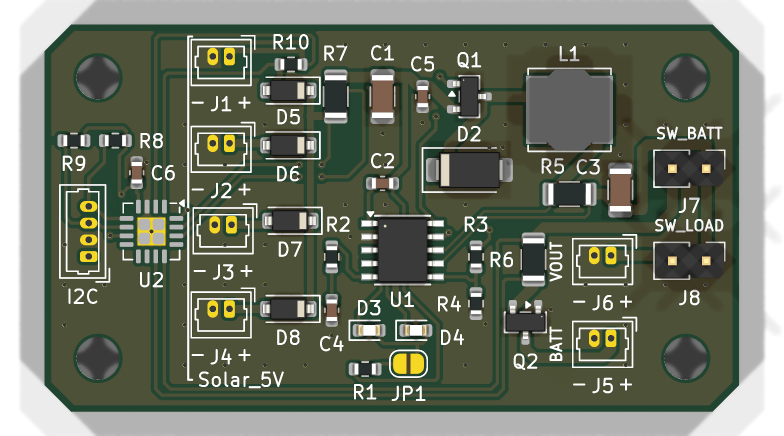
#> input picture docs/images/pcb-top.png, 1568 x 872 px, found by its file name (shown at 1/2 size)
$ python make-diagram.py
#> lines starting #> are read from the running program, lines starting #| are printed output that depends on the picture; after the words box and inside, x2 and y2 are one past the last pixel; in counts of white or black regions, pixels touching at a corner belong together
# SPDX-License-Identifier: MIT
# Draws docs/images/wiring-diagram.png: the board render with a callout per connector and the
# parts of a SNAP-style solar mesh node wired to them, in the style of the SNAP component map.
# Run with KiCad's Python (has Pillow + numpy) from the repo root, after refreshing pcb-top.png:
#   "C:\Program Files\KiCad\10.0\bin\python.exe" tools/make-diagram.py
import numpy as np
from PIL import Image, ImageDraw, ImageFont

W, H = 2000, 1580
BG = (13, 17, 23)
INK = (230, 237, 243)
DIM = (139, 148, 158)
CYAN, MAGENTA, YELLOW = (0, 229, 255), (255, 64, 200), (255, 214, 0)
ORANGE, GREEN, RED, BLUE = (255, 150, 40), (63, 230, 100), (255, 82, 82), (90, 160, 255)

FONTS = "C:/Windows/Fonts/"
title_font = ImageFont.truetype(FONTS + "seguibl.ttf", 58)
sub_font = ImageFont.truetype(FONTS + "consola.ttf", 22)
box_title = ImageFont.truetype(FONTS + "consolab.ttf", 23)
box_sub = ImageFont.truetype(FONTS + "consola.ttf", 17)
small = ImageFont.truetype(FONTS + "consola.ttf", 16)

BOARD_W_MM, BOARD_H_MM = 52.0, 29.0
# Mechanical data for the dimension drawing (W, H, CHAMFER, HOLE_INSET in tools/place-pcb.py)
CHAMFER_MM, HOLE_INSET_MM, HOLE_DIA_MM = 2.0, 4.0, 3.2
# Connector body centres in board mm (from tools/place-pcb.py PLACEMENT)
CONN = {
    "J1": (13.25, 2.85), "J2": (13.25, 9.35), "J3": (13.4, 15.45), "J4": (13.25, 21.75),
    "J7": (48.27, 10.8), "J8": (48.27, 17.7), "J6": (41.8, 17.3), "J5": (41.8, 23.5),
    "J9": (3.3, 15.5),
}

img = Image.new("RGB", (W, H), BG)
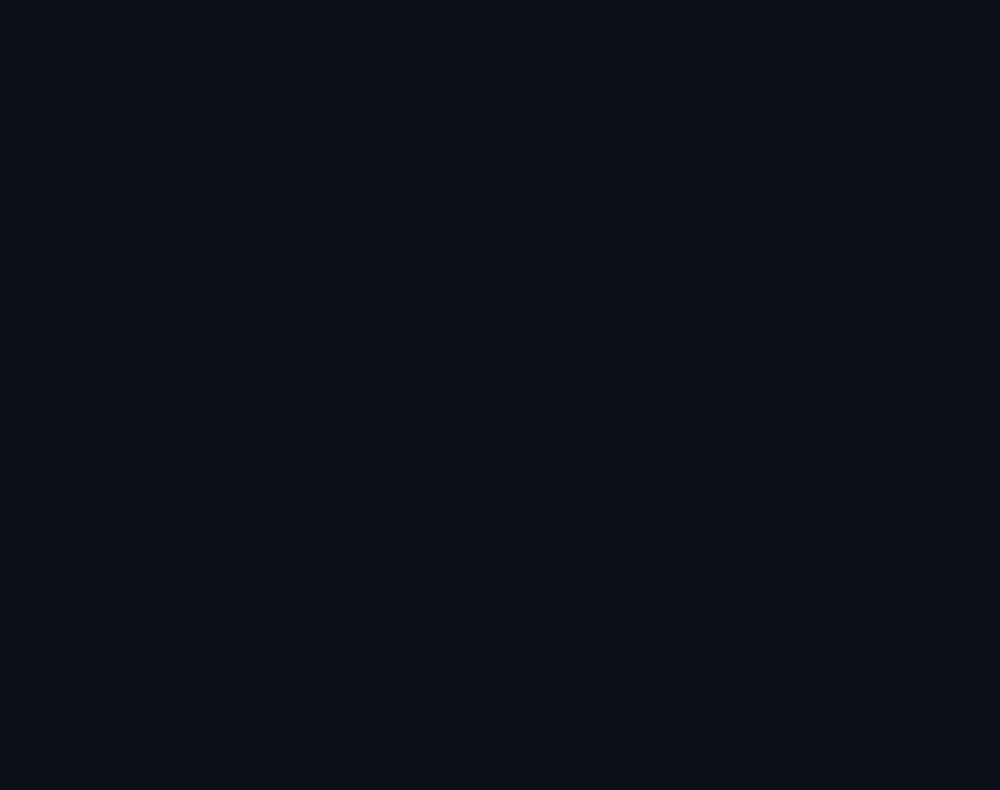
#> img: PIL image 2000x1580 RGB (shown at 1/2 size); mean R, G, B 13, 17, 23
d = ImageDraw.Draw(img)

# Title, in the style of the SNAP component map
d.text((70, 38), "SOLAR NODE  //  CHARGE MODULE", font=title_font, fill=INK)
d.line((70, 112, 980, 112), fill=CYAN, width=4)
d.text((70, 124), "v1.1 · CN3791 MPPT · INA3221 · 4 × Micro JST 1.25 solar in · 2.54mm switch headers · drop-in for SNAP v1.2",
       font=sub_font, fill=MAGENTA)

# Board render: crop to the board itself (non-transparent, non-shadow pixels)
render = Image.open("docs/images/pcb-top.png").convert("RGBA")
#> render is the input picture: PIL image 1568x872 RGBA; mean R, G, B, A 63.1, 69.8, 53.8, 208.7
a = np.asarray(render)
board_px = (a[:, :, 3] > 200) & (a[:, :, 1] > a[:, :, 0] + 8)  # opaque and green-dominant
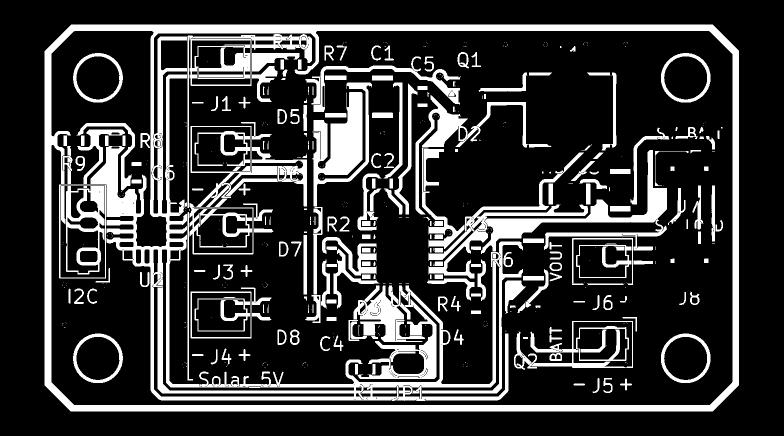
#> board_px: shape (872, 1568) bool (shown at 1/2 size); 20.7% white; 510 white regions (270 under 20 px), largest, box (x1, y1, x2, y2) and area: (89, 49, 1478, 823) 126088, (857, 300, 1334, 557) 21075, (625, 165, 744, 413) 13503
ys, xs = np.nonzero(board_px)
board = render.crop((xs.min(), ys.min(), xs.max() + 1, ys.max() + 1))
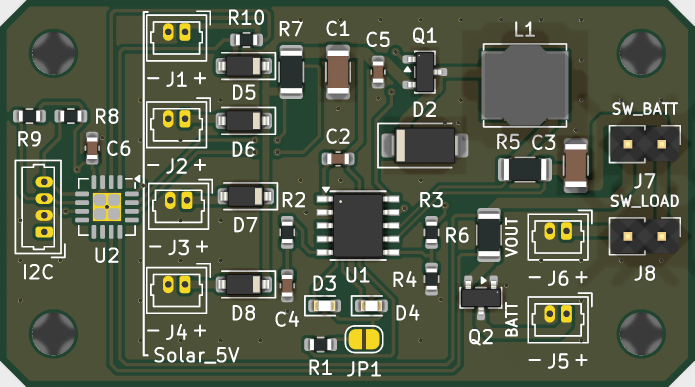
#> board: PIL image 1389x774 RGBA (shown at 1/2 size); mean R, G, B, A 80.3, 88.7, 68.4, 251.8; transparent parts drawn white
BX0, BY0, BW = 560, 390, 860
BH = round(BW * board.height / board.width)
#> BH = 479
board = board.resize((BW, BH), Image.LANCZOS)
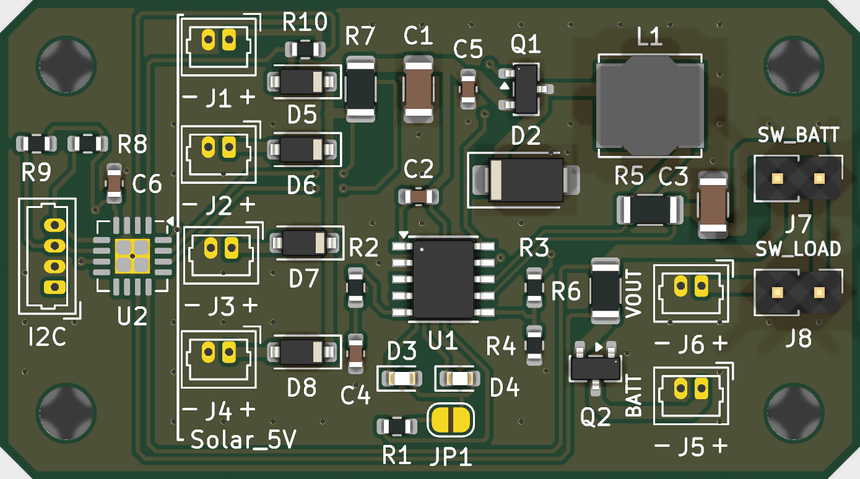
#> board: PIL image 860x479 RGBA; mean R, G, B, A 80, 88.4, 68.1, 251.8; transparent parts drawn white
img.paste(board, (BX0, BY0), board)
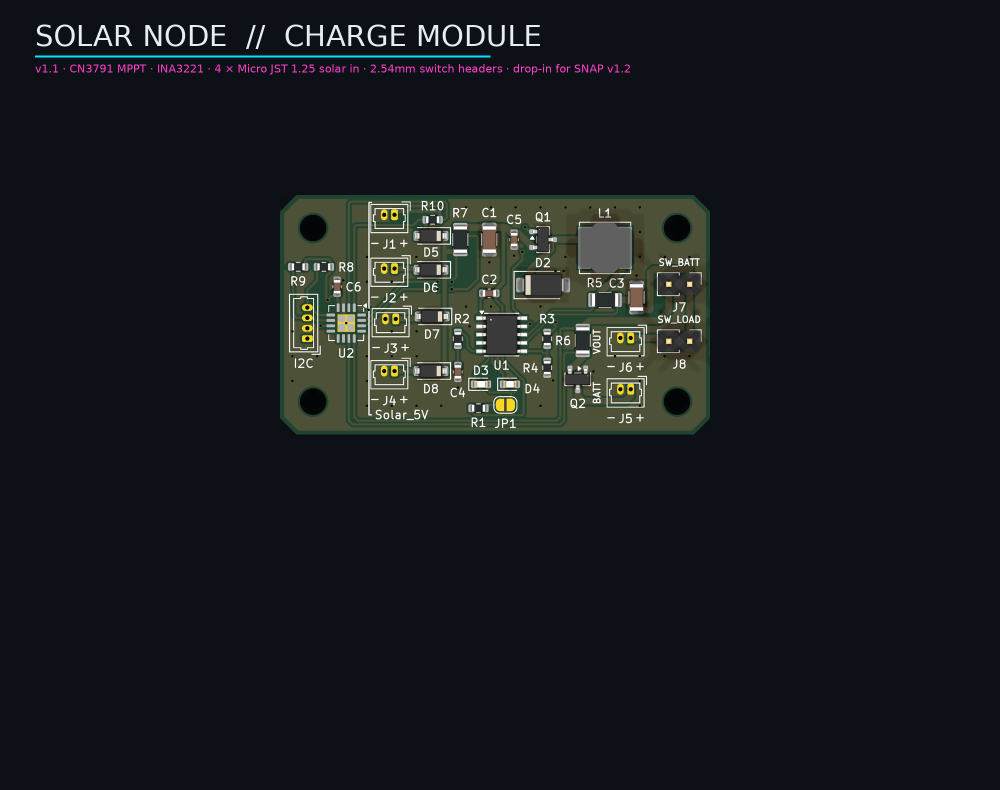
#> img: PIL image 2000x1580 RGB (shown at 1/2 size); mean R, G, B 22.9, 27.5, 30.3
d.rounded_rectangle((BX0 - 14, BY0 - 14, BX0 + BW + 14, BY0 + BH + 14), radius=10, outline=(48, 54, 61), width=2)


def at(ref):
    x, y = CONN[ref]
    return BX0 + x / BOARD_W_MM * BW, BY0 + y / BOARD_H_MM * BH


def callout(ref, box_xy, colour, title, sub, side):
    """Dot on the connector, leader line, and a neon-outlined label box (left or right side)."""
    cx, cy = at(ref)
    bx, by = box_xy
    tw = max(d.textlength(title, font=box_title), d.textlength(sub, font=box_sub))
    bw, bh = tw + 34, 66
    x0 = bx if side == "right" else bx - bw
    anchor = (x0, by + bh / 2) if side == "right" else (x0 + bw, by + bh / 2)
    d.line((cx, cy, anchor[0], anchor[1]), fill=colour, width=3)
    d.ellipse((cx - 7, cy - 7, cx + 7, cy + 7), outline=colour, width=3)
    d.rectangle((x0, by, x0 + bw, by + bh), fill=(18, 23, 31), outline=colour, width=2)
    d.rectangle((x0, by, x0 + 6, by + bh), fill=colour)
    d.text((x0 + 18, by + 8), title, font=box_title, fill=INK)
    d.text((x0 + 18, by + 39), sub, font=box_sub, fill=colour)
    return (x0, by, x0 + bw, by + bh)


def wire(points, colour, width=5):
    d.line(points, fill=colour, width=width, joint="curve")


def panel(x, y, w, h, label):
    """Small polycrystalline panel: dark blue cells on a silver grid."""
    d.rounded_rectangle((x, y, x + w, y + h), radius=6, fill=(26, 44, 92), outline=(170, 180, 195), width=3)
    for i in range(1, 6):
        gx = x + i * w / 6
        d.line((gx, y + 4, gx, y + h - 4), fill=(120, 140, 175), width=1)
    d.line((x + 4, y + h / 2, x + w - 4, y + h / 2), fill=(120, 140, 175), width=1)
    d.line((x + w * 0.5, y + 6, x + w * 0.5, y + h - 6), fill=(200, 205, 215), width=2)
    d.text((x, y + h + 8), label, font=small, fill=DIM)


def switch(x, y, label):
    """Latching panel-mount push switch, seen from the front."""
    d.ellipse((x, y, x + 64, y + 64), fill=(40, 44, 52), outline=(180, 186, 196), width=4)
    d.ellipse((x + 16, y + 16, x + 48, y + 48), fill=(70, 76, 88), outline=ORANGE, width=3)
    d.text((x + 80, y + 20), label, font=small, fill=DIM)


def jumper_cap(x, y):
    """2.54mm jumper cap seen from above, bridging the two header pins."""
    d.rounded_rectangle((x, y, x + 46, y + 24), radius=4, fill=(30, 30, 34), outline=(150, 156, 166), width=2)
    for px in (x + 12, x + 34):
        d.rectangle((px - 4, y + 8, px + 4, y + 16), fill=(212, 175, 55))


def cell18650(x, y):
    """18650 Li-ion cell lying on its side."""
    d.rounded_rectangle((x, y, x + 230, y + 66), radius=14, fill=(46, 160, 92), outline=(150, 230, 170), width=3)
    d.rectangle((x + 230, y + 18, x + 242, y + 48), fill=(190, 196, 206))
    d.text((x + 22, y + 10), "18650", font=box_title, fill=(10, 30, 18))
    d.text((x + 22, y + 38), "Li-ion 1S · 3.0–4.2 V", font=box_sub, fill=(10, 30, 18))


def node(x, y):
    """Mesh radio node: XIAO nRF52840 on a Wio-SX1262 LoRa board."""
    d.rounded_rectangle((x, y, x + 300, y + 190), radius=10, fill=(20, 40, 70), outline=BLUE, width=3)
    d.rounded_rectangle((x + 24, y + 26, x + 150, y + 120), radius=6, fill=(25, 25, 30), outline=(200, 200, 210), width=2)
    d.text((x + 34, y + 36), "XIAO", font=box_title, fill=INK)
    d.text((x + 34, y + 66), "nRF52840", font=box_sub, fill=DIM)
    d.rounded_rectangle((x + 165, y + 26, x + 280, y + 120), radius=6, fill=(30, 60, 40), outline=(160, 210, 170), width=2)
    d.text((x + 175, y + 36), "Wio-", font=box_title, fill=INK)
    d.text((x + 175, y + 66), "SX1262", font=box_sub, fill=DIM)
    d.line((x + 225, y + 26, x + 225, y - 60), fill=(60, 60, 66), width=10)  # antenna
    d.text((x + 24, y + 132), "Meshtastic / MeshCore", font=box_sub, fill=CYAN)
    d.text((x + 24, y + 156), "BAT pads · I2C SDA/SCL", font=box_sub, fill=DIM)


# Left side: solar panels -> J1..J4
panel(50, 250, 190, 104, "5V 200mA · 110×60mm")
panel(50, 430, 190, 104, "5V 200mA · 110×60mm")
solar_box = callout("J2", (520, 600), YELLOW, "SOLAR IN  J1–J4", "up to 4 × 5V panels", "left")
#> in callout, `tw = max(d.textlength(title, font=box_title), d.textlength(sub, font=b..`: tw = 178
#> in callout, `bw, bh = tw + 34, 66`: bw = 212; bh = 66
#> in callout, `x0 = bx if side == "right" else bx - bw`: x0 = 308
#> in callout, `anchor = (x0, by + bh / 2) if side == "right" else (x0 + bw, by + bh /..`: anchor = (520, 633)
#> solar_box = (308, 600, 520, 666)
callout("J1", (520, 250 + 20), YELLOW, "Solar_5V", "own 1N5819W · 0.5A max", "left")
for py in (302, 482):
    wire([(240, py), (270, py), (270, 650), (solar_box[0], 650)], RED, 4)
#> this loop made 2 passes
#> py on passes 1 to 2: 302, 482

# Right side: switches, battery, node
sw_batt = callout("J7", (1480, 200), ORANGE, "SW_BATT  J7", "2.54mm header · battery cut-off", "right")
#> sw_batt = (1480, 200, 1789.3, 266)
sw_load = callout("J8", (1480, 300), ORANGE, "SW_LOAD  J8", "2.54mm header · node power", "right")
#> sw_load = (1480, 300, 1766.9, 366)
vout = callout("J6", (1480, 420), RED, "VOUT  J6", "battery power to the node", "right")
#> vout = (1480, 420, 1737.7, 486)
batt = callout("J5", (1480, 600), GREEN, "BATT  J5", "18650 cell, 0.8 A charge", "right")
#> batt = (1480, 600, 1721.5, 666)
i2c = callout("J9", (520, 820), CYAN, "I2C  J9", "INA3221 @ 0x42 → node", "left")
#> i2c = (275.6, 820, 520, 886)
SWX = 1850  # switch column, right of the widest callout box
switch(SWX, 201, "")
switch(SWX, 301, "")
for text, ty in (("panel-mount SPST ≥1A", 172), ("or a jumper cap", 404)):
    d.text((SWX + 32 - d.textlength(text, font=small) / 2, ty), text, font=small, fill=DIM)
jumper_cap(SWX + 9, 374)
wire([(sw_batt[2], 233), (SWX, 233)], ORANGE, 4)
wire([(sw_load[2], 333), (SWX, 333)], ORANGE, 4)
cell18650(1500, 705)
wire([(1615, batt[3]), (1615, 705)], GREEN, 4)
node(1480, 900)
wire([(i2c[0] + 60, i2c[3]), (i2c[0] + 60, 1010), (1480, 1010)], CYAN, 5)
wire([(vout[2], 453), (1800, 453), (1800, 960), (1780, 960)], RED, 5)

# ---------- Board dimensions: outline drawing, to scale ----------
DY = 1120  # top of the dimension strip
d.line((70, DY, W - 70, DY), fill=(48, 54, 61), width=2)
d.text((70, DY + 28), "BOARD DIMENSIONS", font=box_title, fill=INK)
d.text((70, DY + 60), "all in mm · top view", font=box_sub, fill=CYAN)
S = 8.0  # px per mm
OX, OY = 600, DY + 95
bw, bh, c = BOARD_W_MM * S, BOARD_H_MM * S, CHAMFER_MM * S
d.polygon([(OX + c, OY), (OX + bw - c, OY), (OX + bw, OY + c), (OX + bw, OY + bh - c),
           (OX + bw - c, OY + bh), (OX + c, OY + bh), (OX, OY + bh - c), (OX, OY + c)],
          fill=(24, 44, 30), outline=INK, width=3)
hi, hr = HOLE_INSET_MM * S, HOLE_DIA_MM * S / 2
holes = [(OX + hi, OY + hi), (OX + bw - hi, OY + hi), (OX + hi, OY + bh - hi), (OX + bw - hi, OY + bh - hi)]
for hx, hy in holes:
    d.ellipse((hx - hr, hy - hr, hx + hr, hy + hr), fill=BG, outline=INK, width=2)
    d.line((hx - hr - 5, hy, hx + hr + 5, hy), fill=DIM, width=1)
    d.line((hx, hy - hr - 5, hx, hy + hr + 5), fill=DIM, width=1)


def dim_h(x0, x1, y, from_y, text, colour):
    """Horizontal dimension at height y, with extension lines from from_y."""
    for x in (x0, x1):
        d.line((x, from_y, x, y + (6 if y > from_y else -6)), fill=colour, width=1)
        d.line((x - 5, y + 5, x + 5, y - 5), fill=colour, width=2)
    d.line((x0, y, x1, y), fill=colour, width=2)
    tw = d.textlength(text, font=box_sub)
    tx, ty = (x0 + x1) / 2 - tw / 2, y - 9
    d.rectangle((tx - 6, ty - 2, tx + tw + 6, ty + 20), fill=BG)
    d.text((tx, ty), text, font=box_sub, fill=colour)


def dim_v(y0, y1, x, from_x, text, colour):
    """Vertical dimension at x, with extension lines from from_x; the text sits on the outer side."""
    for y in (y0, y1):
        d.line((from_x, y, x + (6 if x > from_x else -6), y), fill=colour, width=1)
        d.line((x - 5, y + 5, x + 5, y - 5), fill=colour, width=2)
    d.line((x, y0, x, y1), fill=colour, width=2)
    tw = d.textlength(text, font=box_sub)
    tx = x + 10 if x > from_x else x - 10 - tw
    d.text((tx, (y0 + y1) / 2 - 9), text, font=box_sub, fill=colour)


dim_h(OX, OX + bw, OY - 34, OY, "52", INK)                                    # board width
#> in dim_h, `tw = d.textlength(text, font=box_sub)`: tw = 21.62
#> in dim_h, `tx, ty = (x0 + x1) / 2 - tw / 2, y - 9`: tx = 797.2; ty = 1172
dim_h(holes[2][0], holes[3][0], OY + bh + 34, holes[2][1], "44", YELLOW)      # hole centres, across
dim_v(OY, OY + bh, OX - 34, OX, "29", INK)                                    # board height
#> in dim_v, `tw = d.textlength(text, font=box_sub)`: tw = 21.62
#> in dim_v, `tx = x + 10 if x > from_x else x - 10 - tw`: tx = 534.4
dim_v(holes[1][1], holes[3][1], OX + bw + 34, holes[1][0], "21", YELLOW)      # hole centres, down
# Hole callout, from the top-right hole
lx, ly = OX + bw + 150, OY + 6
d.line((holes[1][0] + hr * 0.7, holes[1][1] - hr * 0.7, lx - 12, ly + 12), fill=YELLOW, width=2)
NX = lx
for i, (text, colour) in enumerate((
        ("4 × Ø3.2 mounting holes for M3 screws, not plated", YELLOW),
        ("hole centres 4 from each edge · 44 × 21 apart", YELLOW),
        ("", INK),
        ("Outline 52 × 29, four 2 × 45° corner chamfers", INK),
        ("PCB 1.6 thick, 2 layers · parts on the top side only", INK),
        ("Solder pins of the through-hole connectors stick out the back", DIM))):
    d.text((NX, ly + i * 30), text, font=box_sub, fill=colour)

d.text((70, H - 50), "Replaces the CN3158 module, discrete Schottky diodes and loose wiring of a SNAP v1.2 build.",
       font=small, fill=DIM)
d.text((W - 300, H - 50), "JAISORGADGETS", font=box_title, fill=CYAN)
img.save("docs/images/wiring-diagram.png", optimize=True)
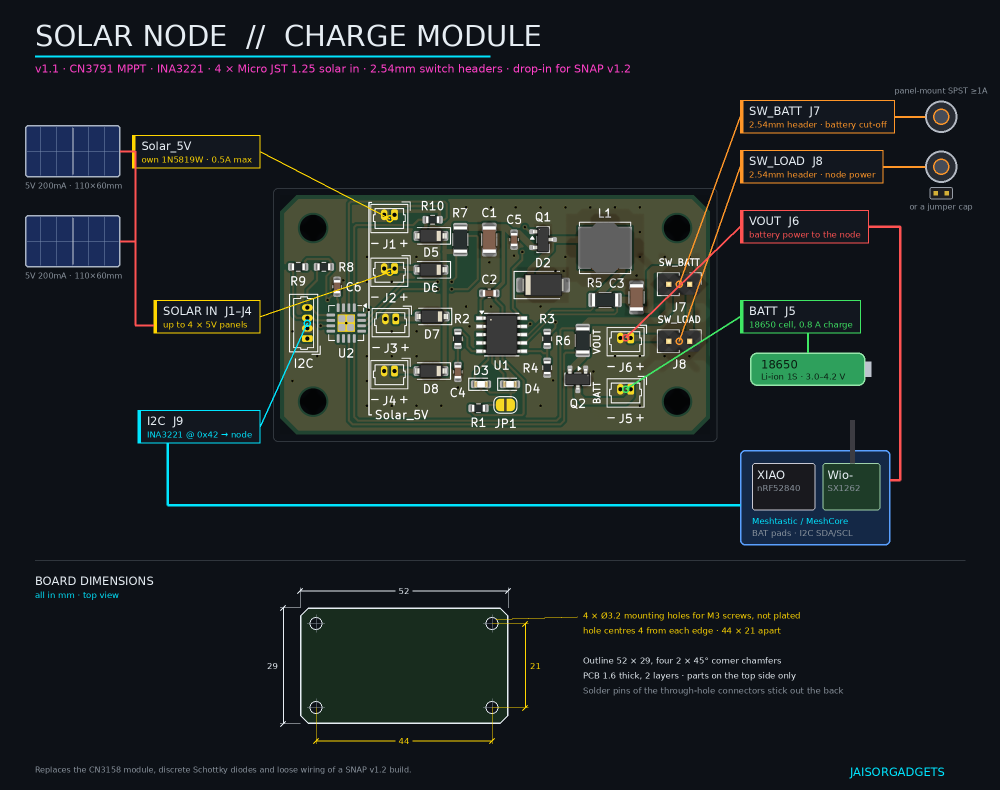
#> saved as wiring-diagram.png: PIL image 2000x1580 RGB (shown at 1/2 size); mean R, G, B 27.7, 33.9, 35.5
print("wrote docs/images/wiring-diagram.png", img.size)
#| wrote docs/images/wiring-diagram.png (2000, 1580)
